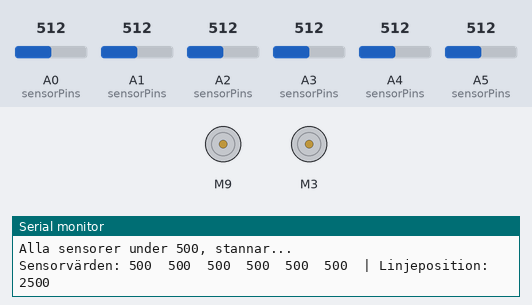
Simulated run of this sketch. Board: Arduino Uno, built with avr-gcc and run on an emulated ATmega328P. Parts: 2 × DC motor (green arrow = forward, orange = backward, longer = faster), the last lines printed to the serial monitor. The test bench sets the inputs (shaded band); at power-on: A0 (sensorPins) = 512, A5 (sensorPins) = 512, A4 (sensorPins) = 512, A1 (sensorPins) = 512, A2 (sensorPins) = 512, A3 (sensorPins) = 512.

Above: at 15.2 s.
15.3 s: A0 (sensorPins) set to 603
16.8 s: A0 (sensorPins) set to 623
At 17.9 s:
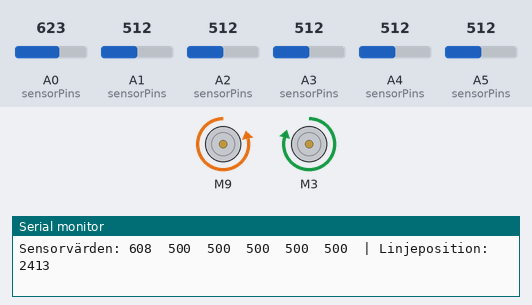
18.4 s: A5 (sensorPins) set to 390
At 19.4 s:
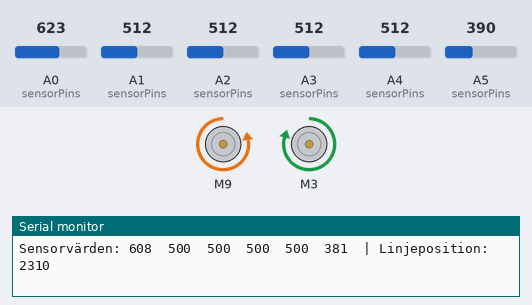
20.2 s: A4 (sensorPins) set to 670
At 21.4 s:
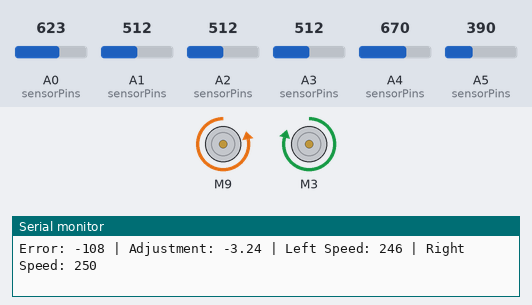
23.2 s: A4 (sensorPins) set to 701
At 24.4 s:
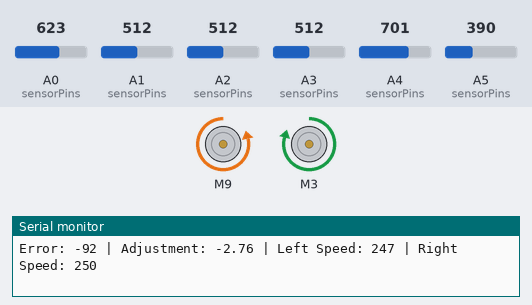
26.2 s: A1 (sensorPins) set to 30
At 27.7 s:
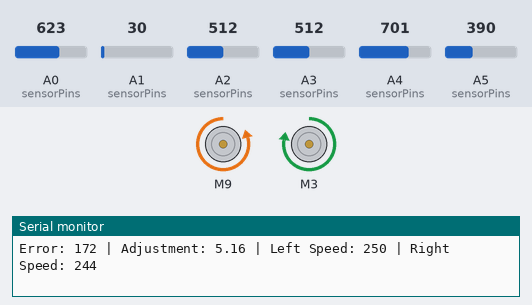
Timing chart, 0 to 29.0 s (numbered marks = the images above; inputs shaded):
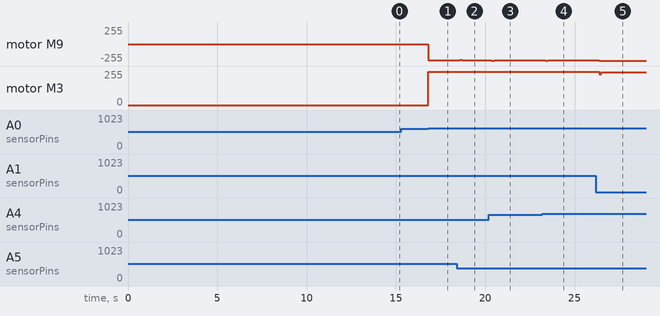

Measured:
- the behaviour switches between 613 and 614 on A0 (sensorPins) (found by bisection; images 0 and 1)
- after the input at 16.8 s, motor M9: stopped → backward 243/255 at once, → backward 247/255 0.13 s later; motor M3: stopped → forward 250/255 at once
- after the input at 18.4 s, motor M9: backward 247/255 → backward 239/255 after 0.17 s, → backward 244/255 0.14 s later
- after the input at 20.2 s, motor M9: backward 244/255 → backward 250/255 after 0.16 s, → backward 246/255 0.14 s later; motor M3: forward 250/255 → forward 249/255 after 0.16 s, → forward 250/255 0.14 s later
- after the input at 23.2 s, motor M9: backward 246/255 → backward 248/255 after 0.18 s, → backward 247/255 0.14 s later
- after the input at 26.2 s, motor M9: backward 247/255 → backward 250/255 after 0.17 s; motor M3: forward 250/255 → forward 232/255 after 0.17 s, → forward 244/255 0.14 s later

The sketch:

Motor-testing.ino
```cpp
#include <QTRSensors.h>
#include "CytronMotorDriver.h"

// Define analog pins used
const uint8_t sensorPins[] = {A0, A1, A2, A3, A4, A5}; // 6 sensors
const uint8_t numSensors = sizeof(sensorPins) / sizeof(sensorPins[0]); // Number of sensors

// Create a QTRSensors object
QTRSensors qtr;

// Motor control for MDD3A
CytronMD motorLeft(PWM_PWM, 9, 10);   // Left motor: PWM_A = Pin 9, PWM_B = Pin 10
CytronMD motorRight(PWM_PWM, 3, 5);   // Right motor: PWM_A = Pin 3, PWM_B = Pin 5

// PD Controller constants
const double KP = 0.03;   // Proportional gain (adjust as needed)
const double KD = 0.0475;   // Derivative gain (adjust as needed)
double lastError = 0;    // To store the previous error for derivative calculation

// Maximum motor speed
const int maxSpeed = 250;

void setup() {
  // Set 3.3V as reference voltage
  analogReference(EXTERNAL); // Use external reference (3.3V connected to AREF)

  // Configure QTR sensor
  qtr.setTypeAnalog();
  qtr.setSensorPins(sensorPins, numSensors); // Assign sensor pins

  // Start serial communication
  Serial.begin(9600);
  Serial.println("Startar kalibrering...");

  // Calibrate sensors
  for (int i = 0; i < 400; i++) {
    qtr.calibrate();
    delay(10); // Wait 10 ms between each calibration reading
  }
  Serial.println("Kalibrering klar!");

  // Stop motors initially
  motorLeft.setSpeed(0);
  motorRight.setSpeed(0);
}

void loop() {
  // Array to hold sensor data
  uint16_t sensorValues[numSensors];

  // Read line position with readLineBlack()
  int position = qtr.readLineBlack(sensorValues); // Returns 0–5000

  // Print sensor data and line position to Serial Monitor
  Serial.print("Sensorvärden: ");
  for (uint8_t i = 0; i < numSensors; i++) {
    Serial.print(sensorValues[i]);
    Serial.print("\t");
  }
  Serial.print("| Linjeposition: ");
  Serial.println(position); // 0–5000 where 2500 is middle

  // Check if all sensors are below threshold (line lost)
  const uint16_t stopThreshold = 600; // Threshold to determine if line is lost
  bool allBelowThreshold = true;
  for (uint8_t i = 0; i < numSensors; i++) {
    if (sensorValues[i] >= stopThreshold) {
      allBelowThreshold = false;
      break;
    }
  }

  if (allBelowThreshold) {
    // Stop motors if all sensors are below threshold
    motorLeft.setSpeed(0);
    motorRight.setSpeed(0);
    Serial.println("Alla sensorer under 500, stannar...");
    delay(100); // Wait a bit before next check
    return;
  }

  // PD Control
  int error = position - 2500; // Error from middle position
  double derivative = error - lastError;
  double adjustment = KP * error + KD * derivative;
  lastError = error;

  // Compute motor speeds
  int leftSpeed = maxSpeed + adjustment;
  int rightSpeed = maxSpeed - adjustment;

  // Constrain motor speeds to maxSpeed
  leftSpeed = constrain(leftSpeed, -maxSpeed, maxSpeed);
  rightSpeed = constrain(rightSpeed, -maxSpeed, maxSpeed);

  // Set motor speeds (corrected polarity)
  motorLeft.setSpeed(-leftSpeed);  // Negative to correct direction
  motorRight.setSpeed(rightSpeed); // Positive for correct direction

  // Print debug information
  Serial.print("Error: ");
  Serial.print(error);
  Serial.print(" | Adjustment: ");
  Serial.print(adjustment);
  Serial.print(" | Left Speed: ");
  Serial.print(leftSpeed);
  Serial.print(" | Right Speed: ");
  Serial.println(rightSpeed);

  delay(10); // Short delay to avoid overload
}
```
